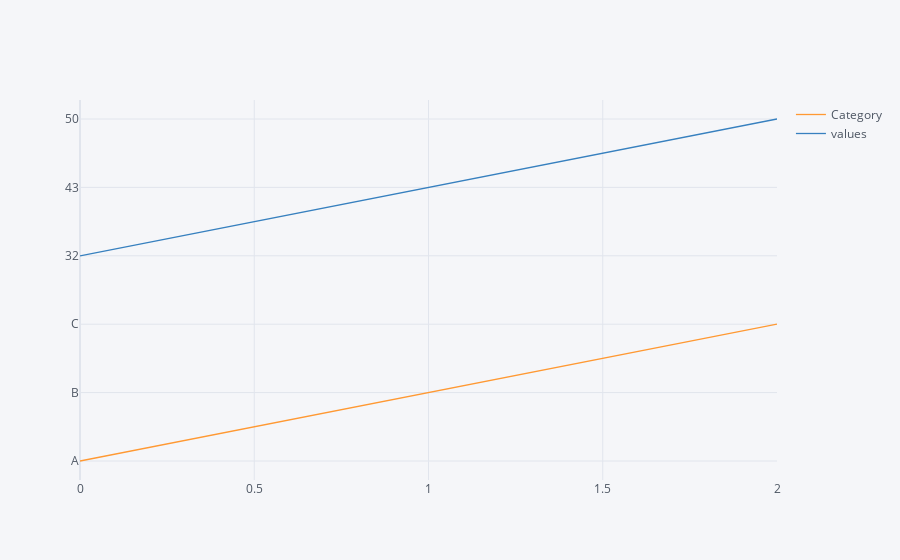

This figure's notebook cell:
### Code cell
df2.iplot()

### Figure 1 — Plotly figure (JSON) as saved in the notebook; plotly's stock layout.template omitted (floating-point values rounded to 4 significant figures)
{"data": [{"line": {"color": "rgba(255, 153, 51, 1.0)", "dash": "solid", "shape": "linear", "width": 1.3}, "mode": "lines", "name": "Category", "text": "", "x": [0, 1, 2], "y": ["A", "B", "C"], "type": "scatter"}, {"line": {"color": "rgba(55, 128, 191, 1.0)", "dash": "solid", "shape": "linear", "width": 1.3}, "mode": "lines", "name": "values", "text": "", "x": [0, 1, 2], "y": [32, 43, 50], "type": "scatter"}], "layout": {"legend": {"bgcolor": "#F5F6F9", "font": {"color": "#4D5663"}}, "paper_bgcolor": "#F5F6F9", "plot_bgcolor": "#F5F6F9", "title": {"font": {"color": "#4D5663"}}, "xaxis": {"gridcolor": "#E1E5ED", "showgrid": true, "tickfont": {"color": "#4D5663"}, "title": {"font": {"color": "#4D5663"}, "text": ""}, "zerolinecolor": "#E1E5ED"}, "yaxis": {"gridcolor": "#E1E5ED", "showgrid": true, "tickfont": {"color": "#4D5663"}, "title": {"font": {"color": "#4D5663"}, "text": ""}, "zerolinecolor": "#E1E5ED"}}}
